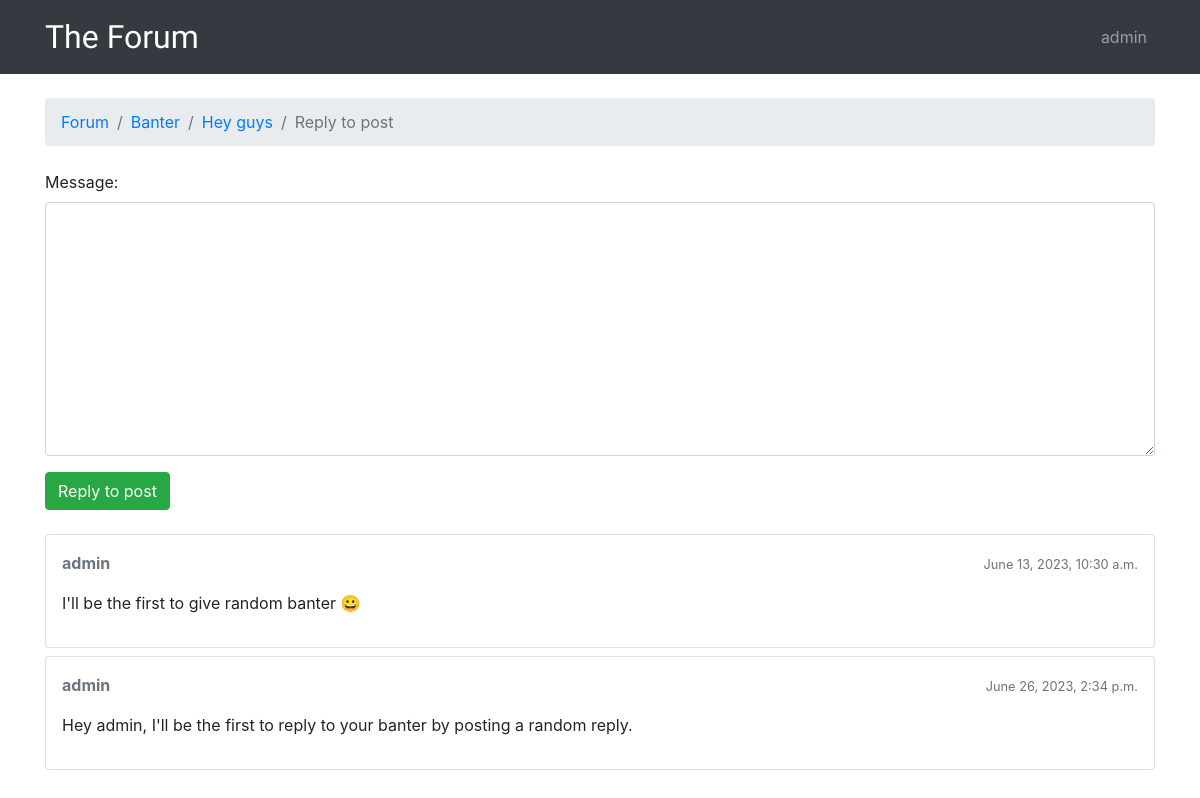
Before: /forum/1/topics/1/reply/ (signed in) with the older database file.
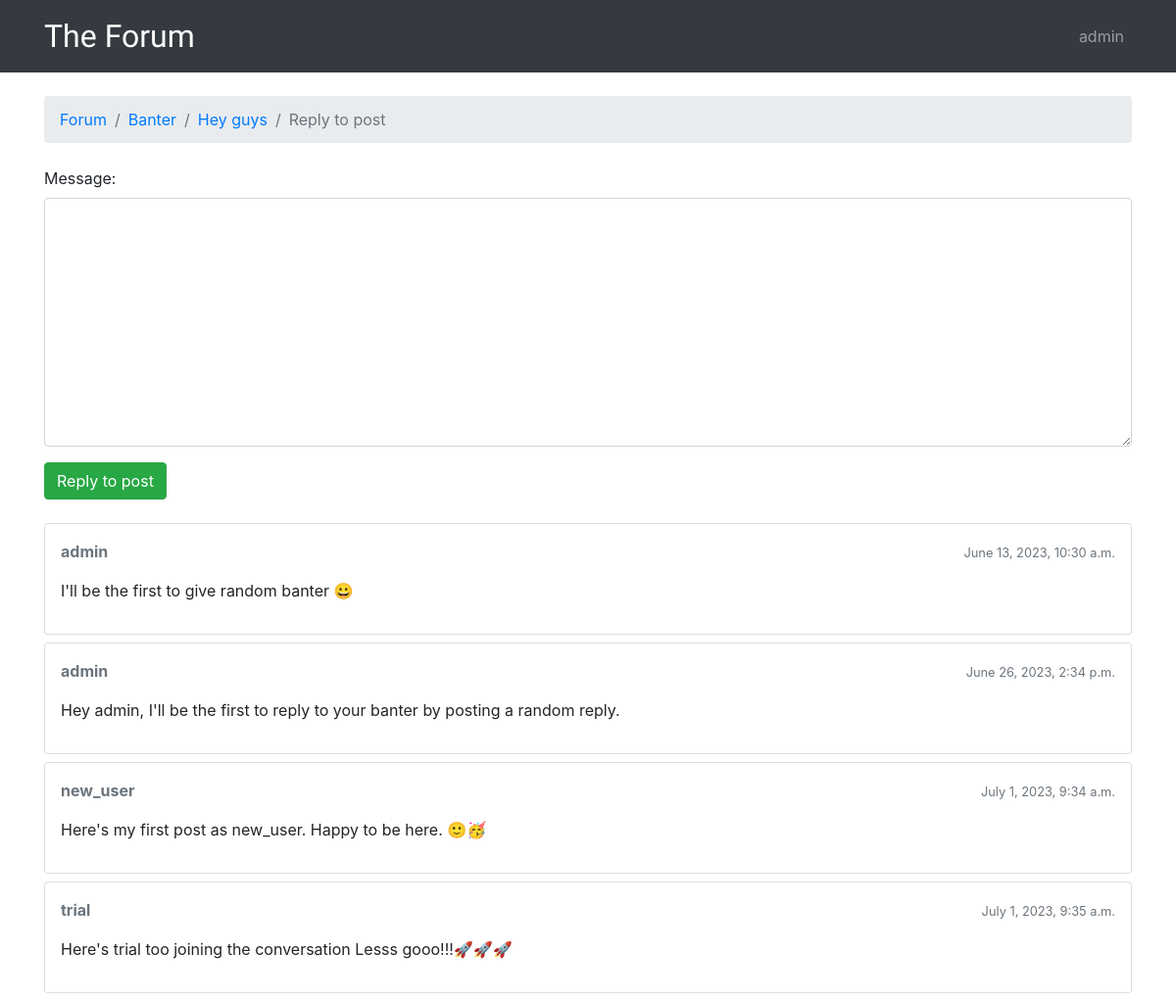
After: the same page with the newer database file.
### forum/models.py (models this page shows, shortened)
class Post(models.Model):
    message = models.TextField(max_length=400)
    topic = models.ForeignKey(
        Topic, related_name='posts', on_delete=models.CASCADE)
    created_at = models.DateTimeField(auto_now_add=True)
    updated_at = models.DateTimeField(null=True)
    created_by = models.ForeignKey(
        User, related_name='posts', on_delete=models.CASCADE)
    updated_by = models.ForeignKey(
        User, null=True, related_name='+', on_delete=models.CASCADE)
    def markdown_message(self):
        return mark_safe(markdown(self.message, safe_mode='escape'))

### forum/views.py (the view)
# urls.py: path('forum/<int:pk>/topics/<int:topic_pk>/reply/',
@login_required
def reply(request, pk, topic_pk):
    topic = get_object_or_404(Topic, forum__pk=pk, pk=topic_pk)
    if request.method == 'POST':
        reply_form = PostForm(request.POST)
        if reply_form.is_valid():
            post = reply_form.save(commit=False)
            post.topic = topic
            post.created_by = request.user
            post.save()
            topic.last_updated = timezone.now()
            topic.save()
            return redirect('topic_posts', pk=pk, topic_pk=topic_pk)
    else:
        reply_form = PostForm()
    return render(request, 'reply.html', {'topic': topic, 'form': reply_form})

### forum/forms.py
class PostForm(forms.ModelForm):
    class Meta:
        model = Post
        fields = ['message']

### forum/templatetags/form_tags.py (called while the page is built)
@register.filter
def input_class(bound_field):
    css_class = ''
    if bound_field.form.is_bound:
        if bound_field.errors:
            css_class = 'is-invalid'
        elif field_type(bound_field) != 'PasswordInput':
            css_class = 'is-valid'
    return 'form-control {}'.format(css_class)

### templates/reply.html (shortened to what this page needs)
{% extends 'base.html' %}
{% load static %}
{% block stylesheet %}
    <link rel="stylesheet" href="{% static 'css/simplemde.min.css' %}"
{% endblock %}
{% block breadcrumb %}
    <li class="breadcrumb-item"><a href="{% url 'home' %}">Forum</a></li>
    <li class="breadcrumb-item"><a href="{% url 'forum_topics' topic.forum.pk %}">{{ topic.forum.name }}</a></li>
    <li class="breadcrumb-item"><a href="{% url 'topic_posts' topic.forum.pk topic.pk %}">{{ topic.subject }}</a></li>
    <li class="breadcrumb-item active">Reply to post</li>
{% endblock %}
{% block content %}
    <form method="post" class="mb-4">
        {% include 'includes/form.html' %}
        <button type="submit" class="btn btn-success">Reply to post</button>
    </form>
    {% for post in topic.posts.all %}
        <div class="card mb-2">
            <div class="card-body p-3">
                <div class="row mb-3">
                    <div class="col-6">
                        <strong class="text-muted">{{ post.created_by.username }}</strong>
                    </div>
                    <div class="col-6 text-right">
                        <small class="text-muted">{{ post.created_at }}</small>
                    </div>
                </div>
                {{ post.markdown_message }}
            </div>
        </div>
    {% endfor %}
{% endblock %}

Changed rows visible on the page:
added Post: created_by.username "new_user", created_at "July 1, 2023, 9:34 a.m.", markdown_message "Here's my first post as new_user. Happy to be here. 🙂🥳"
added Post: created_by.username "trial", created_at "July 1, 2023, 9:35 a.m.", markdown_message "Here's trial too joining the conversation Lesss gooo!!!🚀🚀🚀"
